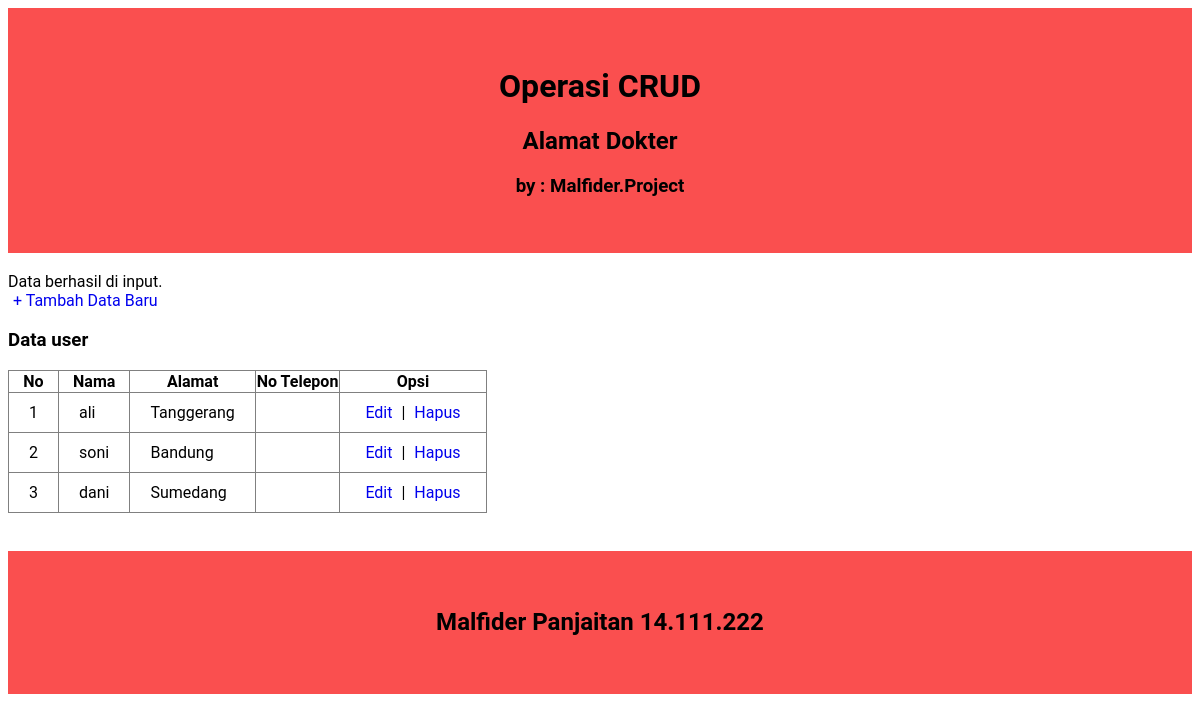
/index.php?pesan=input, run on the app's committed database.
### tables this page shows
CREATE TABLE IF NOT EXISTS `user` (
  `id` int(11) NOT NULL AUTO_INCREMENT,
  `nama` varchar(50) NOT NULL,
  `alamat` text NOT NULL,
  `pekerjaan` varchar(50) NOT NULL,
  PRIMARY KEY (`id`)
);

### index.php (the view, shortened to what this page needs)
<!DOCTYPE html>
<html>
<head>
	<link rel="stylesheet" type="text/css" href="style.css">
</head>
<body>
	<div class="judul">
		<h1>Operasi CRUD</h1>
		<h2>Alamat Dokter</h2>
		<h3>by : Malfider.Project</h3>
	</div>
	<br/>
	<?php
	if(isset($_GET['pesan'])){
		$pesan = $_GET['pesan'];
		if($pesan == "input"){
			echo "Data berhasil di input.";
		}else if($pesan == "update"){
			echo "Data berhasil di update.";
		}else if($pesan == "hapus"){
			echo "Data berhasil di hapus.";
		}
	}
	?>
	<br/>
	<a class="tombol" href="tambah.php">+ Tambah Data Baru</a>
	<h3>Data user</h3>
	<table border="1" class="table">
		<tr>
			<th>No</th>
			<th>Nama</th>
			<th>Alamat</th>
			<th>No Telepon</th>
			<th>Opsi</th>
		</tr>
		<?php
		$query_mysql = mysql_query("SELECT * FROM user")or die(mysql_error());
		$nomor = 1;
		while($data = mysql_fetch_array($query_mysql)){
		?>
		<tr>
			<td><?php echo $nomor++; ?></td>
			<td><?php echo $data['nama']; ?></td>
			<td><?php echo $data['alamat']; ?></td>
			<td><?php echo $data['no_telp']; ?></td>
			<td>
				<a href="edit.php?id=<?php echo $data['id']; ?>">Edit</a> |
				<a href="hapus.php?id=<?php echo $data['id']; ?>">Hapus</a>
			</td>
		</tr>
		<?php } ?>
	</table>
	<br></br>
<div class="footer">
<h2>Malfider Panjaitan 14.111.222</h2>
</div>
</body>
</html>

### style.css (style rules this page uses)
body { font-family: 'roboto'; color: #000; }
.judul { padding: 1cm; color: black; background-color: #fa4f4f; clear: left; text-align: center; }
.footer { padding: 1cm; color: black; background-color: #fa4f4f; clear: left; text-align: center; }
a { padding: 5px; text-decoration: none; }
.table { border-collapse: collapse; }
table.table th th , table.table tr td { padding: 10px 20px ; }

### data on the page
user: nama "ali", alamat "Tanggerang"
user: nama "soni", alamat "Bandung"
user: nama "dani", alamat "Sumedang"
